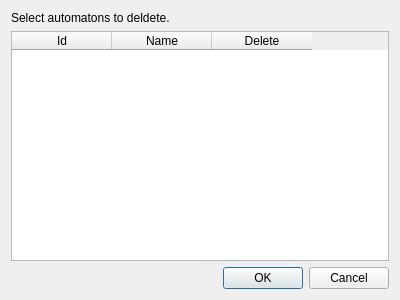
<?xml version="1.0" encoding="UTF-8"?>
<ui version="4.0">
 <class>Delete_automaton_dialog</class>
 <widget class="QDialog" name="Delete_automaton_dialog">
  <property name="geometry">
   <rect>
    <x>0</x>
    <y>0</y>
    <width>400</width>
    <height>300</height>
   </rect>
  </property>
  <property name="windowTitle">
   <string>Dialog</string>
  </property>
  <layout class="QVBoxLayout" name="verticalLayout">
   <item>
    <widget class="QLabel" name="label">
     <property name="text">
      <string>Select automatons to deldete.</string>
     </property>
    </widget>
   </item>
   <item>
    <widget class="QTableWidget" name="automaton_list">
     <attribute name="verticalHeaderVisible">
      <bool>false</bool>
     </attribute>
     <column>
      <property name="text">
       <string>Id</string>
      </property>
     </column>
     <column>
      <property name="text">
       <string>Name</string>
      </property>
     </column>
     <column>
      <property name="text">
       <string>Delete</string>
      </property>
     </column>
    </widget>
   </item>
   <item>
    <widget class="QDialogButtonBox" name="buttonBox">
     <property name="orientation">
      <enum>Qt::Horizontal</enum>
     </property>
     <property name="standardButtons">
      <set>QDialogButtonBox::Cancel|QDialogButtonBox::Ok</set>
     </property>
    </widget>
   </item>
  </layout>
 </widget>
 <resources/>
 <connections>
  <connection>
   <sender>buttonBox</sender>
   <signal>rejected()</signal>
   <receiver>Delete_automaton_dialog</receiver>
   <slot>reject()</slot>
   <hints>
    <hint type="sourcelabel">
     <x>316</x>
     <y>260</y>
    </hint>
    <hint type="destinationlabel">
     <x>286</x>
     <y>274</y>
    </hint>
   </hints>
  </connection>
 </connections>
</ui>
